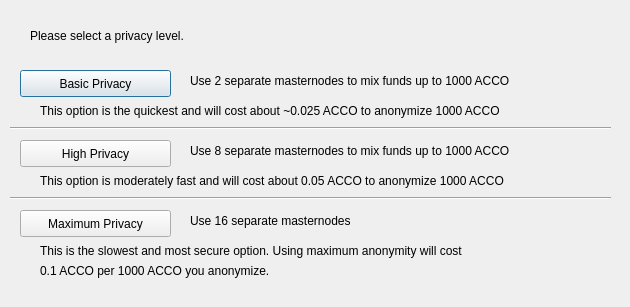
<?xml version="1.0" encoding="UTF-8"?>
<ui version="4.0">
 <class>DarksendConfig</class>
 <widget class="QDialog" name="DarksendConfig">
  <property name="geometry">
   <rect>
    <x>0</x>
    <y>0</y>
    <width>630</width>
    <height>307</height>
   </rect>
  </property>
  <property name="windowTitle">
   <string>Configure Darksend</string>
  </property>
  <widget class="QPushButton" name="buttonBasic">
   <property name="geometry">
    <rect>
     <x>20</x>
     <y>70</y>
     <width>151</width>
     <height>27</height>
    </rect>
   </property>
   <property name="text">
    <string>Basic Privacy</string>
   </property>
  </widget>
  <widget class="QPushButton" name="buttonHigh">
   <property name="geometry">
    <rect>
     <x>20</x>
     <y>140</y>
     <width>151</width>
     <height>27</height>
    </rect>
   </property>
   <property name="text">
    <string>High Privacy</string>
   </property>
  </widget>
  <widget class="QPushButton" name="buttonMax">
   <property name="geometry">
    <rect>
     <x>20</x>
     <y>210</y>
     <width>151</width>
     <height>27</height>
    </rect>
   </property>
   <property name="text">
    <string>Maximum Privacy</string>
   </property>
  </widget>
  <widget class="QLabel" name="label">
   <property name="geometry">
    <rect>
     <x>30</x>
     <y>20</y>
     <width>571</width>
     <height>31</height>
    </rect>
   </property>
   <property name="text">
    <string>Please select a privacy level.</string>
   </property>
  </widget>
  <widget class="QLabel" name="label_2">
   <property name="geometry">
    <rect>
     <x>190</x>
     <y>70</y>
     <width>421</width>
     <height>21</height>
    </rect>
   </property>
   <property name="text">
    <string>Use 2 separate masternodes to mix funds up to 1000 ACCO</string>
   </property>
  </widget>
  <widget class="QLabel" name="label_3">
   <property name="geometry">
    <rect>
     <x>190</x>
     <y>140</y>
     <width>411</width>
     <height>21</height>
    </rect>
   </property>
   <property name="text">
    <string>Use 8 separate masternodes to mix funds up to 1000 ACCO</string>
   </property>
  </widget>
  <widget class="QLabel" name="label_4">
   <property name="geometry">
    <rect>
     <x>190</x>
     <y>210</y>
     <width>421</width>
     <height>21</height>
    </rect>
   </property>
   <property name="text">
    <string>Use 16 separate masternodes</string>
   </property>
  </widget>
  <widget class="QLabel" name="label_6">
   <property name="geometry">
    <rect>
     <x>40</x>
     <y>100</y>
     <width>561</width>
     <height>21</height>
    </rect>
   </property>
   <property name="text">
    <string>This option is the quickest and will cost about ~0.025 ACCO to anonymize 1000 ACCO</string>
   </property>
  </widget>
  <widget class="QLabel" name="label_7">
   <property name="geometry">
    <rect>
     <x>40</x>
     <y>170</y>
     <width>561</width>
     <height>21</height>
    </rect>
   </property>
   <property name="text">
    <string>This option is moderately fast and will cost about 0.05 ACCO to anonymize 1000 ACCO</string>
   </property>
  </widget>
  <widget class="QLabel" name="label_8">
   <property name="geometry">
    <rect>
     <x>40</x>
     <y>240</y>
     <width>561</width>
     <height>21</height>
    </rect>
   </property>
   <property name="text">
    <string>This is the slowest and most secure option. Using maximum anonymity will cost</string>
   </property>
  </widget>
  <widget class="QLabel" name="label_9">
   <property name="geometry">
    <rect>
     <x>40</x>
     <y>260</y>
     <width>561</width>
     <height>21</height>
    </rect>
   </property>
   <property name="text">
    <string>0.1 ACCO per 1000 ACCO you anonymize.</string>
   </property>
  </widget>
  <widget class="Line" name="line">
   <property name="geometry">
    <rect>
     <x>10</x>
     <y>120</y>
     <width>601</width>
     <height>16</height>
    </rect>
   </property>
   <property name="orientation">
    <enum>Qt::Horizontal</enum>
   </property>
  </widget>
  <widget class="Line" name="line_2">
   <property name="geometry">
    <rect>
     <x>10</x>
     <y>190</y>
     <width>601</width>
     <height>16</height>
    </rect>
   </property>
   <property name="orientation">
    <enum>Qt::Horizontal</enum>
   </property>
  </widget>
 </widget>
 <resources/>
 <connections/>
</ui>
